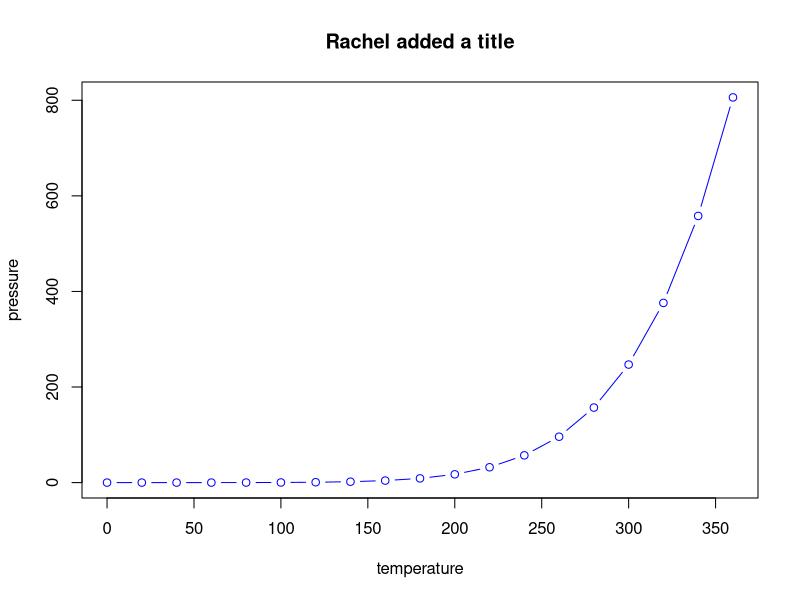

This figure's R source:
## ---- chunk 1
knitr::opts_chunk$set(
  collapse = TRUE,
  comment = "#>"
)
## ---- chunk 2
summary(cars)
## ---- chunk 3
plot(pressure, col = 'blue', type = 'b', main = 'Rachel added a title')
